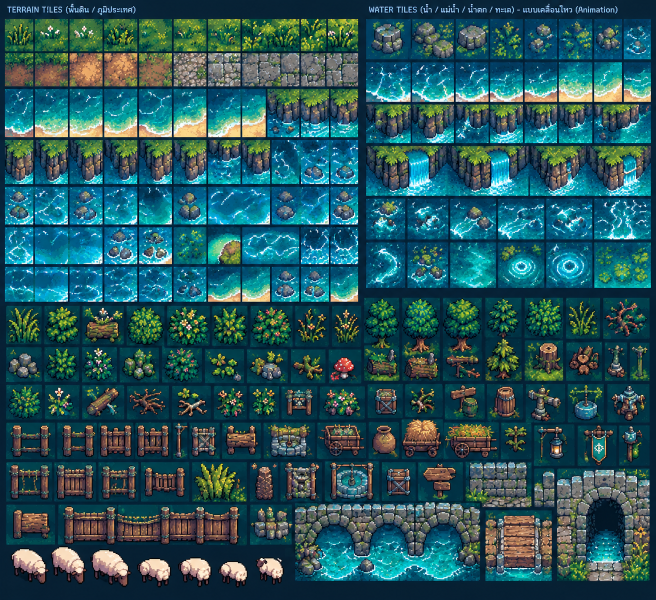
#> input picture client/art/openworld/tileset-sheet2.png, 1312 x 1199 px, found by its file name (shown at 1/2 size)
$ python ow_water.py
#> lines starting #> are read from the running program, lines starting #| are printed output that depends on the picture
"""The new Open World's moving water (2026-10-11): built from the water tiles on the user's second sheet
(art/openworld/tileset-sheet2.png). Writes, into art/props/ (embedded like the other props):
  owwater_base.png   128x128 calm water that tiles seamlessly (the plain water tile's colours, in soft swirls)
  owwater_glint.png  256x256 the white wave lines off the streak / crescent tiles, on clear (scrolled on top)
  owripple.png       the ring off the ripple tile, on clear (rings spread on the water now and then)
Run from client/."""
import numpy as np
from PIL import Image

S = np.asarray(Image.open("art/openworld/tileset-sheet2.png").convert("RGB")).astype(int)
OX, OY = 728, 30  # the water panel
CELL = {"plain": (172, 455, 260, 545), "streak": (268, 366, 359, 449), "curtain": (460, 366, 575, 449), "crescent": (4, 455, 82, 545), "ripple": (365, 455, 452, 545)}


def cell(name, inset=5):
#> called with name = 'streak', inset = 5
    x0, y0, x1, y1 = CELL[name]
    return S[OY + y0 + inset: OY + y1 - inset, OX + x0 + inset: OX + x1 - inset]


def pool(a, n, how):
    """Down to n x n art pixels: each art pixel from its patch of the sheet (median colour, or the brightest)."""
#> called with n = 32, how = 'median'
    h, w = a.shape[:2]
#> h = 73; w = 81
    out = np.zeros((n, n, 3), int)
    for j in range(n):
        for i in range(n):
            p = a[j * h // n:max((j + 1) * h // n, j * h // n + 1), i * w // n:max((i + 1) * w // n, i * w // n + 1)].reshape(-1, 3)
            out[j, i] = np.median(p, 0) if how == "median" else p[np.argmax(p[:, 1] + p[:, 2])]
    return out


# Calm water: the plain tile's colours from dark to light, laid out by a noise that repeats every 128 pixels.
plain = np.concatenate([pool(cell(n), 32, "median").reshape(-1, 3) for n in ("streak", "crescent", "ripple", "curtain")])
#> call 2 of cell, with name = 'crescent', inset = 5
#> in cell (call 2), `x0, y0, x1, y1 = CELL[name]`: x0 = 4; y0 = 455; x1 = 82; y1 = 545
#> in cell (call 2), `return S[OY + y0 + inset: OY + y1 - inset, OX + x0 + inset: OX + x1 - ..`:
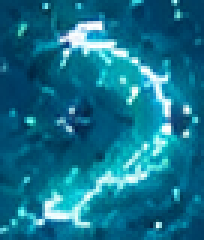
#> returned value: shape (80, 68, 3) int64 (shown 3 times larger); mean of channels 0, 1, 2 20.2, 113.3, 140.4; drawn as R, G, B
#> call 2 of pool, with n = 32, how = 'median'
#> in pool (call 2), `h, w = a.shape[:2]`: h = 80; w = 68
#> after the loop in pool (call 2), `for j in range(n):`:
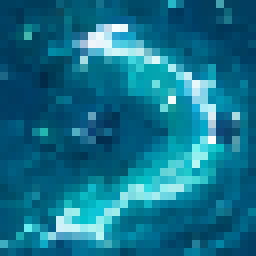
#> out: shape (32, 32, 3) int64 (shown 8 times larger); mean of channels 0, 1, 2 18.6, 112.3, 139.5; drawn as R, G, B
#> call 3 of cell, with name = 'ripple', inset = 5
#> in cell (call 3), `x0, y0, x1, y1 = CELL[name]`: x0 = 365; x1 = 452
#> in cell (call 3), `return S[OY + y0 + inset: OY + y1 - inset, OX + x0 + inset: OX + x1 - ..`:
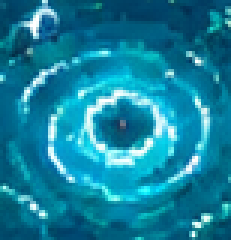
#> returned value: shape (80, 77, 3) int64 (shown 3 times larger); mean of channels 0, 1, 2 19.8, 129.2, 158.1; drawn as R, G, B
#> call 4 of cell, with name = 'curtain', inset = 5
#> in cell (call 4), `x0, y0, x1, y1 = CELL[name]`: x0 = 460; y0 = 366; x1 = 575; y1 = 449
#> in cell (call 4), `return S[OY + y0 + inset: OY + y1 - inset, OX + x0 + inset: OX + x1 - ..`:
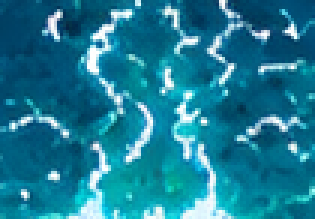
#> returned value: shape (73, 105, 3) int64 (shown 3 times larger); mean of channels 0, 1, 2 27.8, 123.8, 149.7; drawn as R, G, B
order = plain[np.argsort(plain[:, 1] + plain[:, 2])]
order = order[: int(len(order) * 0.8)]  # leave the white wave lines to the glint layer
N = 128
y, x = np.mgrid[0:N, 0:N] / N * 2 * np.pi
rng = np.random.default_rng(11)
noise = np.zeros((N, N))
for k in range(9):
    fx, fy = rng.integers(-4, 5, 2)
    if fx == 0 and fy == 0:
        fx = 1
    noise += np.sin(fx * x + fy * y + rng.random() * 6.3) / (1 + 0.15 * k)
noise += rng.random((N, N)) * 2.6  # speckle, like the tile
q = (noise - noise.min()) / (noise.max() - noise.min())
q = np.clip((q - 0.5) * 1.3 + 0.5, 0, 0.999)
base = order[(q * len(order)).astype(int)]
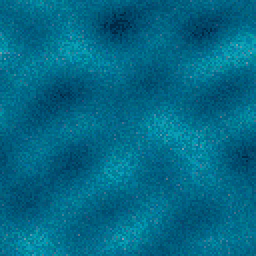
#> base: shape (128, 128, 3) int64 (shown 2 times larger); mean of channels 0, 1, 2 3.4, 104.9, 135.1; drawn as R, G, B
Image.fromarray(base.astype(np.uint8)).save("art/props/owwater_base.png")


def lines(name, n=32, hi=0.93, mid=0.85):
#> called with name = 'streak', n = 32, hi = 0.93, mid = 0.85
    a = pool(cell(name), n, "median")
    v = a[..., 1] + a[..., 2]
    hi, mid = np.quantile(v, hi), np.quantile(v, mid)
#> hi = 430.4; mid = 364
    out = np.zeros((n, n, 4), np.uint8)
    out[v > mid] = (130, 225, 240, 150)
    out[v > hi] = (235, 252, 255, 235)
    return out


stamps = [lines("streak"), lines("crescent")]
G = 256
glint = np.zeros((G, G, 4), np.uint8)
for k in range(15):
    s = stamps[k % len(stamps)]
    if rng.random() < 0.5:
        s = s[:, ::-1]
    if rng.random() < 0.5:
        s = s[::-1]
    ox, oy = rng.integers(0, G, 2)
    for j in range(s.shape[0]):
        for i in range(s.shape[1]):
            if s[j, i, 3] > glint[(oy + j) % G, (ox + i) % G, 3]:
                glint[(oy + j) % G, (ox + i) % G] = s[j, i]
Image.fromarray(glint).save("art/props/owwater_glint.png")
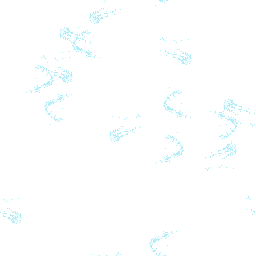
#> saved as owwater_glint.png: PIL image 256x256 RGBA; mean R, G, B, A 6.3, 8.3, 8.6, 6.6; transparent parts drawn white

ring = lines("ripple", 32, 0.9, 0.8)
Image.fromarray(ring).save("art/props/owripple.png")

prev = Image.new("RGBA", (N * 2 + G, G), (0, 0, 0, 255))
prev.paste(Image.fromarray(np.tile(base, (2, 2, 1)).astype(np.uint8)).resize((N * 2, N * 2)), (0, 0))
bg = Image.fromarray(np.tile(base, (2, 2, 1)).astype(np.uint8)).convert("RGBA")
bg.alpha_composite(Image.fromarray(glint))
prev.paste(bg, (N * 2, 0))
prev.paste(Image.fromarray(ring).resize((96, 96), Image.NEAREST), (0, 160))
prev.resize((prev.width * 2, prev.height * 2), Image.NEAREST).save("/tmp/claude-0/-home-user-game-/8c3af6d0-41c5-5f77-9d52-cded3a1b588c/scratchpad/ow/waterprev.png")
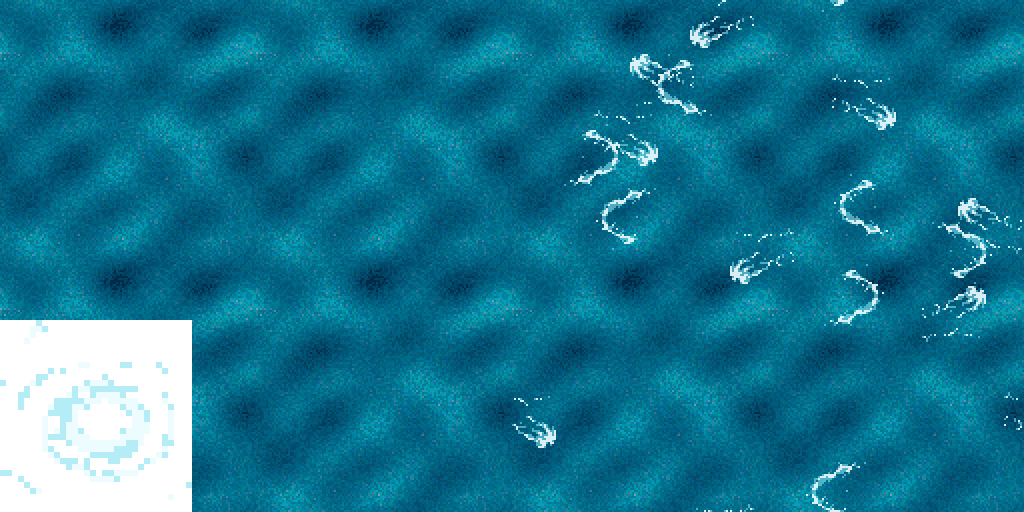
#> saved as waterprev.png: PIL image 1024x512 RGBA; mean R, G, B, A 8.1, 102.7, 130.6, 239.8; transparent parts drawn white

$ run again, with client/art/openworld/buildings-sheet.png copied over client/art/openworld/tileset-sheet2.png
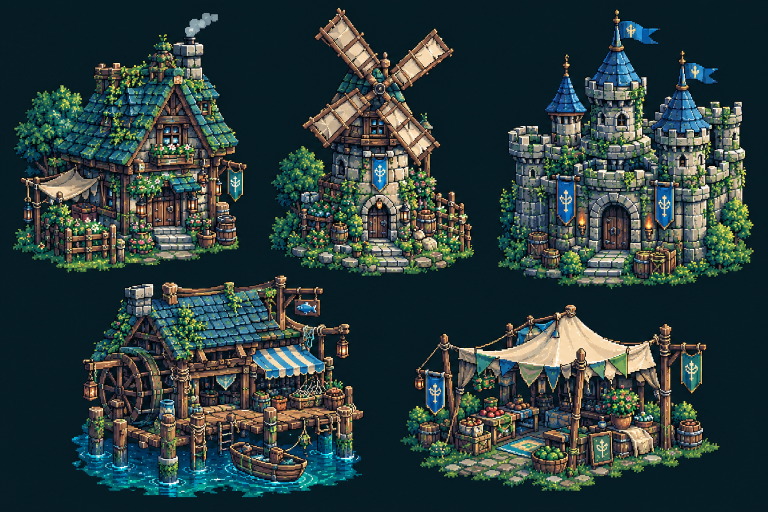
#> input picture client/art/openworld/buildings-sheet.png, 1536 x 1024 px, found by its file name (shown at 1/2 size)
#> h = 73; w = 81
#> hi = 260; mid = 229
#> `Image.fromarray(glint).save("art/props/owwater_glint.png")`:
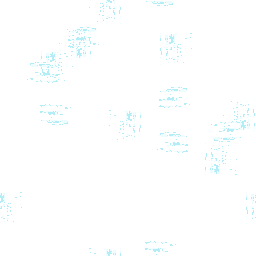
#> saved as owwater_glint.png: PIL image 256x256 RGBA; mean R, G, B, A 6.2, 8.2, 8.5, 6.6; transparent parts drawn white
#> `prev.resize((prev.width * 2, prev.height * 2), Image.NEAREST).save("/t..`:
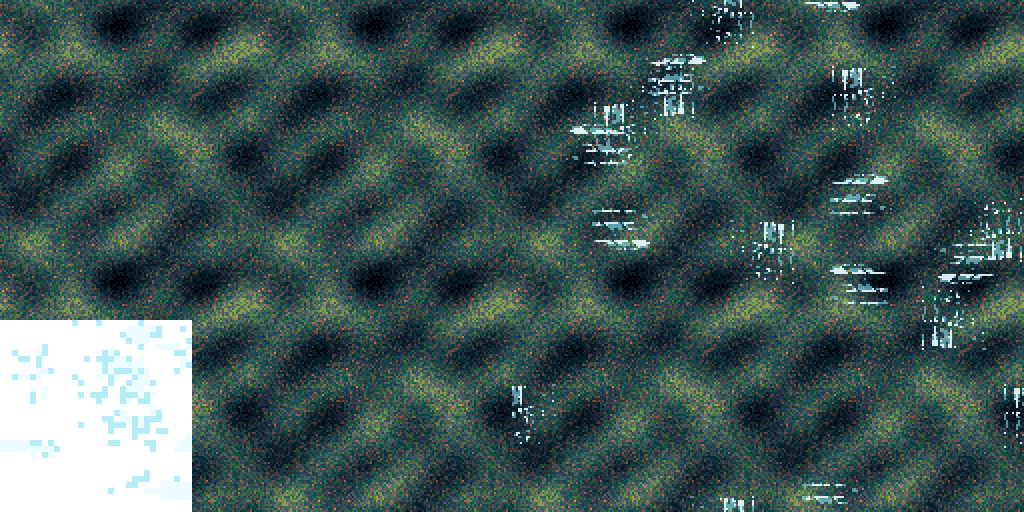
#> saved as waterprev.png: PIL image 1024x512 RGBA; mean R, G, B, A 49.2, 72.5, 70.4, 239.7; transparent parts drawn white

$ run again, with client/art/openworld/tileset-sheet.png copied over client/art/openworld/tileset-sheet2.png
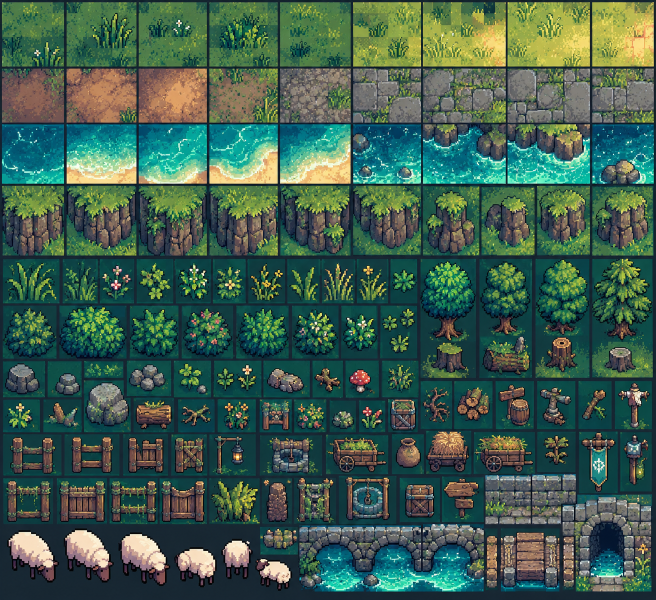
#> input picture client/art/openworld/tileset-sheet.png, 1312 x 1199 px, found by its file name (shown at 1/2 size)
#> h = 73; w = 81
#> hi = 242; mid = 216
#> `Image.fromarray(glint).save("art/props/owwater_glint.png")`:
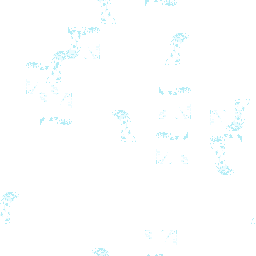
#> saved as owwater_glint.png: PIL image 256x256 RGBA; mean R, G, B, A 6.1, 8.1, 8.4, 6.5; transparent parts drawn white
#> `prev.resize((prev.width * 2, prev.height * 2), Image.NEAREST).save("/t..`:
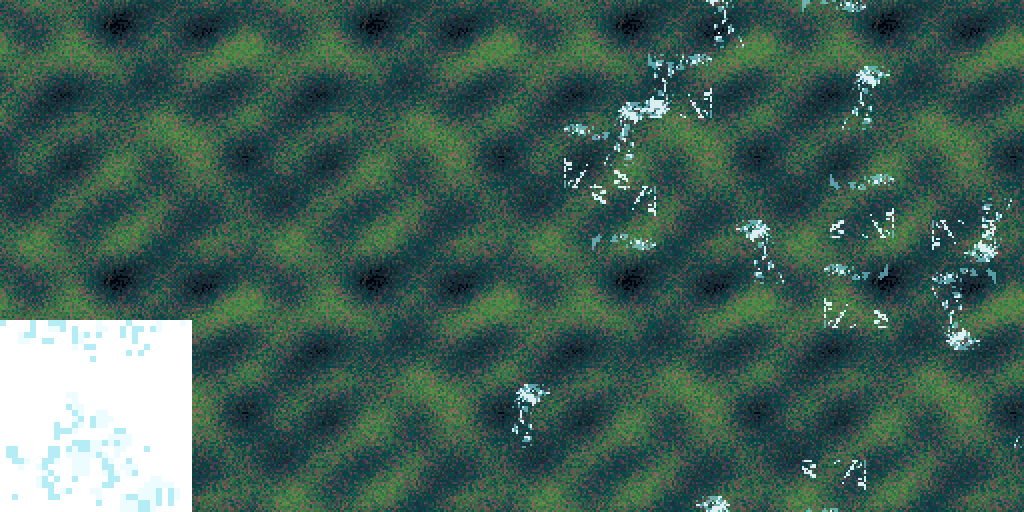
#> saved as waterprev.png: PIL image 1024x512 RGBA; mean R, G, B, A 50.9, 82.6, 72.2, 239.7; transparent parts drawn white
